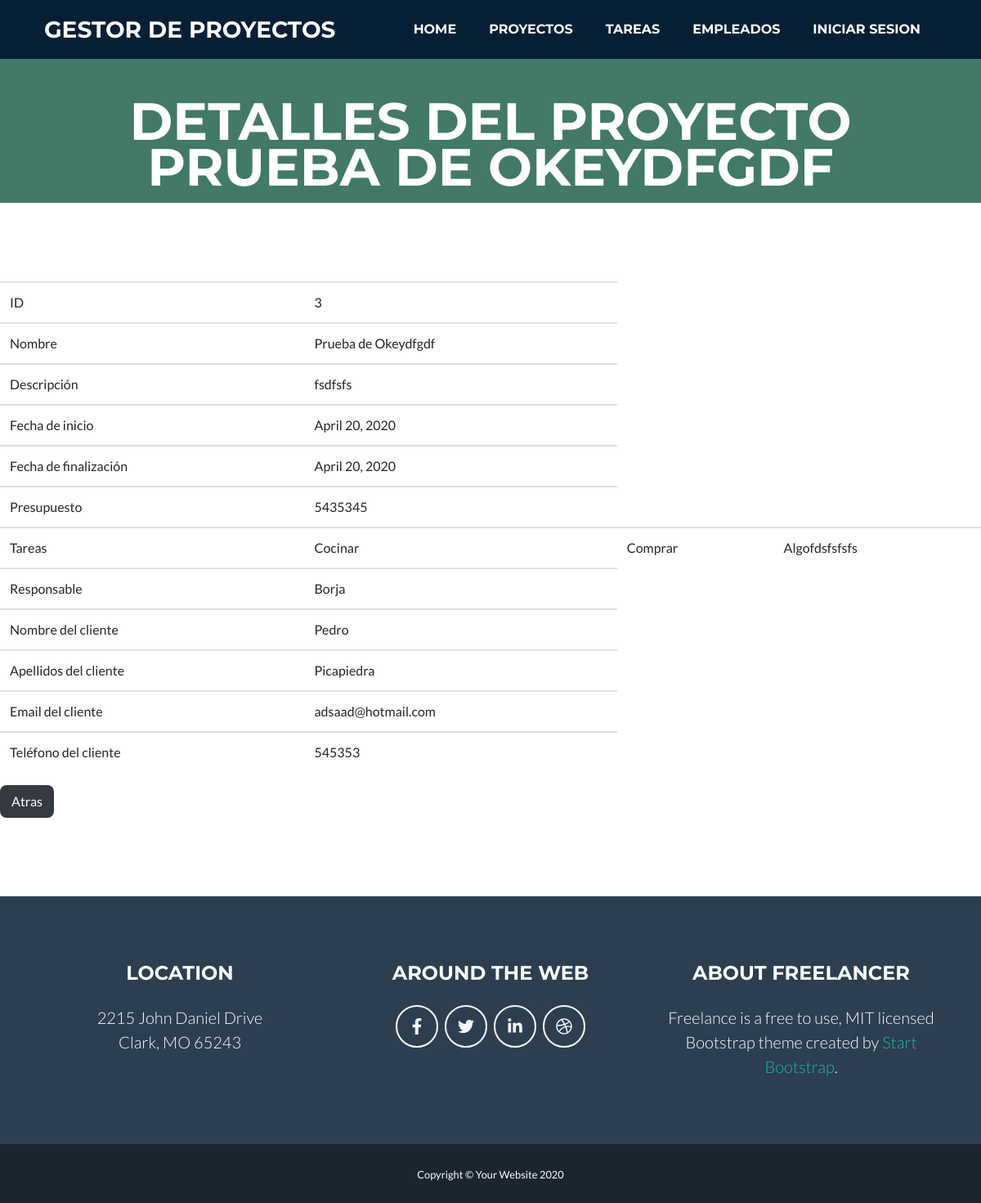
/appGestorProyectos/proyecto/3/, run on the app's committed database.
### appGestorProyectos/models.py (models this page shows, shortened)
class Proyecto(models.Model):
    nombre = models.CharField(max_length=50)
    descripcion = models.TextField(max_length=200)
    fecha_inicio = models.DateField(("Date"), default=date.today)
    fecha_fin = models.DateField(("Date"), default=date.today)
    presupuesto = models.IntegerField(default=0)
    nombre_cliente = models.CharField(max_length=20, default="")
    apellidos_cliente = models.CharField(max_length=50, default="")
    email_cliente = models.EmailField(max_length=100, default="")
    telefono_cliente = models.IntegerField(default=0)
    tarea = models.ManyToManyField(Tarea)
    responsable = models.ForeignKey(Empleado, on_delete=models.CASCADE)

class Tarea(models.Model):
    nombre = models.CharField(max_length=50)
    descripcion = models.TextField(max_length=200)
    fecha_inicio = models.DateField(("Date"), default=date.today)
    fecha_fin = models.DateField(("Date"), default=date.today)
    responsable = models.ForeignKey(Empleado, on_delete=models.CASCADE, default="")
    nivel_prioridad = models.IntegerField(default=0)
    notas = models.TextField(max_length=300)
    estado_tarea_choices = (
        ('', ''),
        ('Abierta', 'Abierta'),
        ('Asignada', 'Asignada'),
        ('En proceso', 'En proceso'),
        ('Finalizada', 'Finalizada'),
    )
    estado_tarea = models.CharField(choices=estado_tarea_choices, default='', max_length=20)

class Empleado(models.Model):
    dni = models.CharField(max_length=9)
    nombre = models.CharField(max_length=50)
    apellidos = models.CharField(max_length=150)
    email = models.EmailField(max_length=254)
    telefono = models.IntegerField(default=0)
    def __str__(self):
        return f"{self.nombre}"

### appGestorProyectos/views.py (the view)
# urls.py: path('proyecto/<int:pk>/', views.ProyectoDetailView.as_view(), name='proyecto'),
class ProyectoDetailView(DetailView):
    model = Proyecto
    template_name = 'proyecto.html'
    def get_context_data(self, **kwargs):
        context = super(ProyectoDetailView, self).get_context_data(**kwargs)
        context['titulo_pagina'] = 'Detalles del proyecto'
        return context

### appGestorProyectos/templates/proyecto.html
{% extends 'index.html' %}
{% load static %}
{% block header %}
    <header class="masthead bg-primary text-white text-center">
        <div class="container d-flex align-items-center flex-column">
            <h1 class="masthead-heading text-uppercase mb-0">Detalles del proyecto {{ proyecto.nombre }}</h1>
        </div>
    </header>
{% endblock %}
{% block main %}
<table class="table">
    <tr>
        <td>ID</td>
        <td>{{ proyecto.id }}</td>
    </tr>
    <tr>
        <td>Nombre</td>
        <td>{{ proyecto.nombre }}</td>
    </tr>
    <tr>
        <td>Descripción</td>
        <td>{{ proyecto.descripcion }}</td>
    </tr>
    <tr>
        <td>Fecha de inicio</td>
        <td>{{ proyecto.fecha_inicio }}</td>
    </tr>
    <tr>
        <td>Fecha de finalización</td>
        <td>{{ proyecto.fecha_fin }}</td>
    </tr>
    <tr>
        <td>Presupuesto</td>
        <td>{{ proyecto.presupuesto }}</td>
    </tr>
    <tr>
        <td>Tareas</td>
        {% for tarea in object.tarea.all %}
        <td>{{ tarea.nombre }}</td>
        {% endfor %}
    </tr>
    <tr>
        <td>Responsable</td>
        <td>{{ proyecto.responsable }}</td>
    </tr>
    <tr>
        <td>Nombre del cliente</td>
        <td>{{ proyecto.nombre_cliente }}</td>
    </tr>
    <tr>
        <td>Apellidos del cliente</td>
        <td>{{ proyecto.apellidos_cliente }}</td>
    </tr>
    <tr>
        <td>Email del cliente</td>
        <td>{{ proyecto.email_cliente }}</td>
    </tr>
    <tr>
        <td>Teléfono del cliente</td>
        <td>{{ proyecto.telefono_cliente }}</td>
    </tr>
</table>
<a class="btn btn-dark" href="{% url 'proyecto_list' %}">Atras</a>
<br>
{% endblock %}

### data on the page
Proyecto: nombre "PRUEBA DE OKEYDFGDF", id "3", nombre "Prueba de Okeydfgdf", descripcion "fsdfsfs", fecha_inicio "April 20, 2020", fecha_fin "April 20, 2020", presupuesto "5435345", responsable "Borja", nombre_cliente "Pedro", apellidos_cliente "Picapiedra", email_cliente "adsaad@hotmail.com", telefono_cliente "545353"
Tarea: nombre "Cocinar"
Tarea: nombre "Comprar"
Tarea: nombre "Algofdsfsfsfs"
